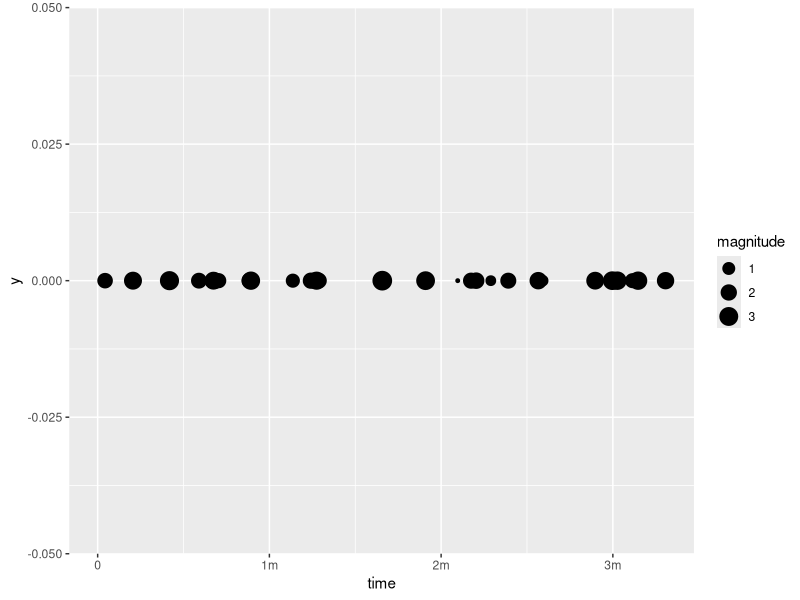
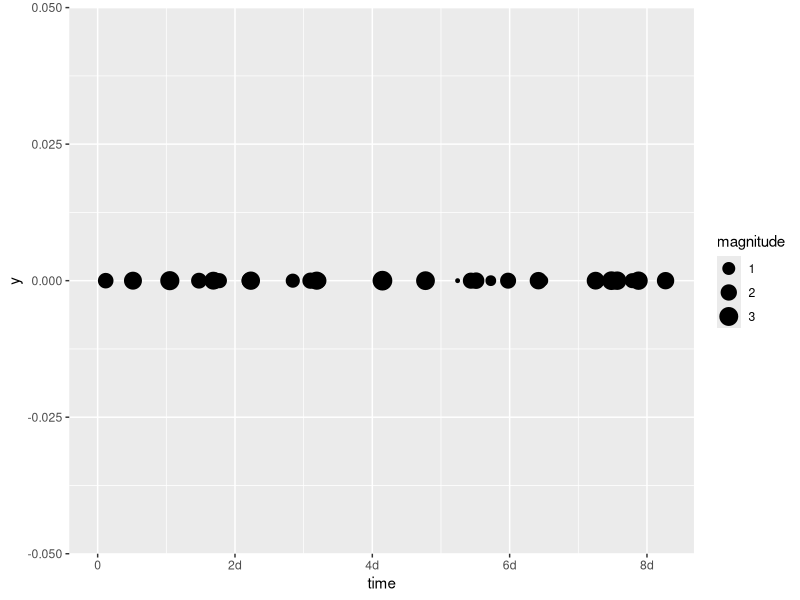
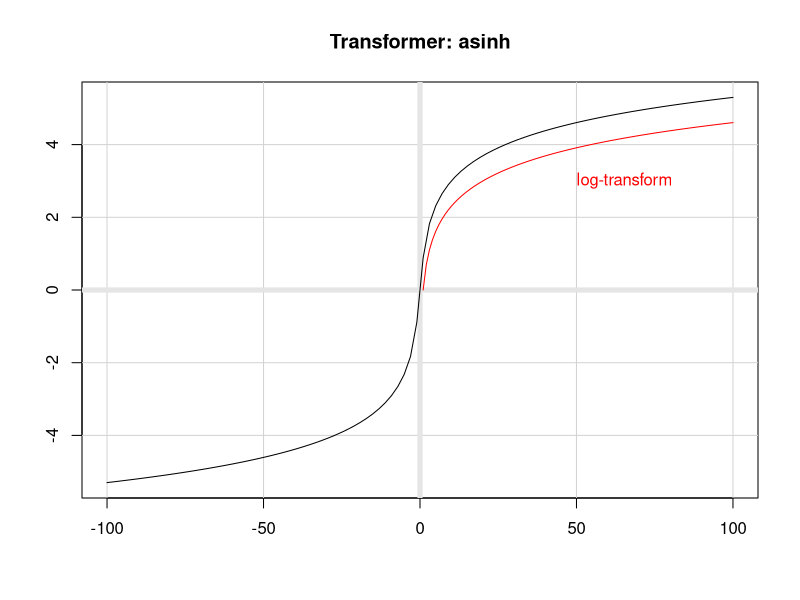

Write R code to recreate these figures, in order.
## ---- chunk 1
library(scales)
set.seed(1)
## ---- chunk 2
library(ggplot2)

events <- data.frame(
  time = runif(30, max = 200),
  magnitude = rnorm(30) + 2
)

ggplot(events) + 
  geom_point(aes(time, y = 0, size = magnitude), position = position_jitter(height = 0)) + 
  scale_x_continuous(trans = transform_timespan(), limits = c(0, NA))
## ---- chunk 3
ggplot(events) + 
  geom_point(aes(time, y = 0, size = magnitude), position = position_jitter(height = 0)) + 
  scale_x_continuous(trans = transform_timespan("hours"), limits = c(0, NA))
## ---- chunk 4
plot(transform_asinh(), xlim = c(-100, 100))
lines(seq(-100, 100), transform_log()$transform(seq(-100, 100)), col = "red")
text(50, 3, label = "log-transform", col = "red", adj = 0)
